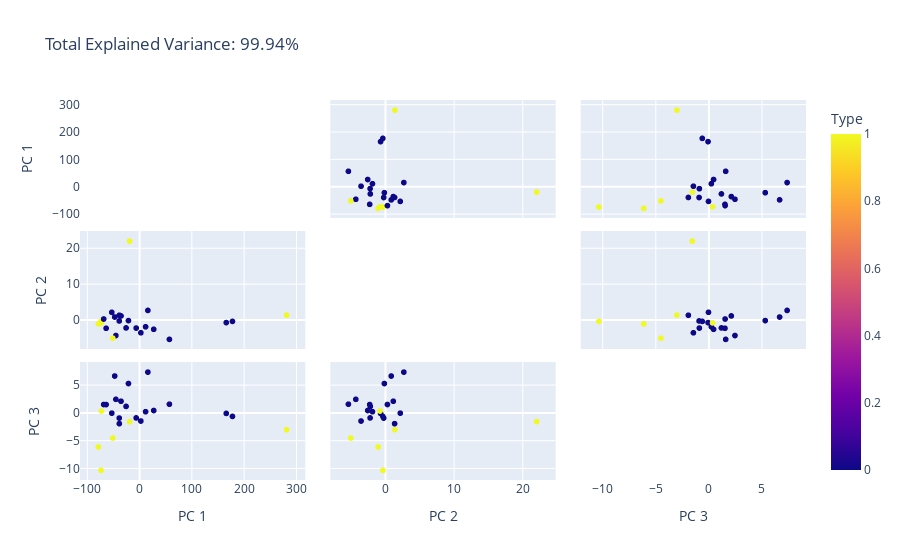

Notebook cell for this chart:
### Code cell
data['predictions'] = ifo.predict(X)
data['predictions'] = np.where(data['predictions']==-1,1,0)

n_components = 3
pca = PCA(n_components=n_components)
components = pca.fit_transform(data.iloc[:,2:].values.round(decimals=3))

total_var = pca.explained_variance_ratio_.sum() * 100

labels = {str(i): f"PC {i+1}" for i in range(n_components)}
labels['color'] = 'Type'

fig = px.scatter_matrix(
    components,
    color=data['predictions'],
    dimensions=range(n_components),
    labels=labels,
    title=f'Total Explained Variance: {total_var:.2f}%',
)
fig.update_traces(diagonal_visible=False)
fig.show()

### Figure 1 — Plotly figure (JSON) as saved in the notebook; plotly's stock layout.template omitted (floating-point values rounded to 4 significant figures)
{"data": [{"diagonal": {"visible": false}, "dimensions": [{"axis": {"matches": true}, "label": "PC 1", "values": [-45.3, -38.78, 2.599, 166.1, -21.16, -73.73, -53.13, -19.06, -25.78, -35.43, 16.05, -63.95, 11.65, -73.0, -6.415, 57.28, -38.71, -68.62, 178.0, -78.74, -47.52, 281.7, 27.21, -51.34]}, {"axis": {"matches": true}, "label": "PC 2", "values": [-4.264, -0.1957, -3.5, -0.6524, -0.09725, -0.3113, 2.222, 22.1, -2.146, 1.203, 2.743, -2.24, -1.834, -0.7381, -2.179, -5.344, 1.395, 0.3507, -0.3189, -1.007, 0.903, 1.426, -2.529, -4.991]}, {"axis": {"matches": true}, "label": "PC 3", "values": [2.493, -0.8934, -1.424, -0.04737, 5.35, -10.34, -0.001676, -1.529, 1.219, 2.149, 7.41, 1.551, 0.2625, 0.3818, -0.8633, 1.619, -1.9, 1.562, -0.5899, -6.108, 6.704, -2.987, 0.4755, -4.495]}], "hovertemplate": "%{xaxis.title.text}=%{x}<br>%{yaxis.title.text}=%{y}<br>Type=%{marker.color}<extra></extra>", "legendgroup": "", "marker": {"color": [0, 0, 0, 0, 0, 1, 0, 1, 0, 0, 0, 0, 0, 1, 0, 0, 0, 0, 0, 1, 0, 1, 0, 1], "coloraxis": "coloraxis", "symbol": "circle"}, "name": "", "showlegend": false, "type": "splom"}], "layout": {"coloraxis": {"colorbar": {"title": {"text": "Type"}}, "colorscale": [[0, "#0d0887"], [0.1111, "#46039f"], [0.2222, "#7201a8"], [0.3333, "#9c179e"], [0.4444, "#bd3786"], [0.5556, "#d8576b"], [0.6667, "#ed7953"], [0.7778, "#fb9f3a"], [0.8889, "#fdca26"], [1, "#f0f921"]]}, "dragmode": "select", "legend": {"tracegroupgap": 0}, "title": {"text": "Total Explained Variance: 99.94%"}}}
